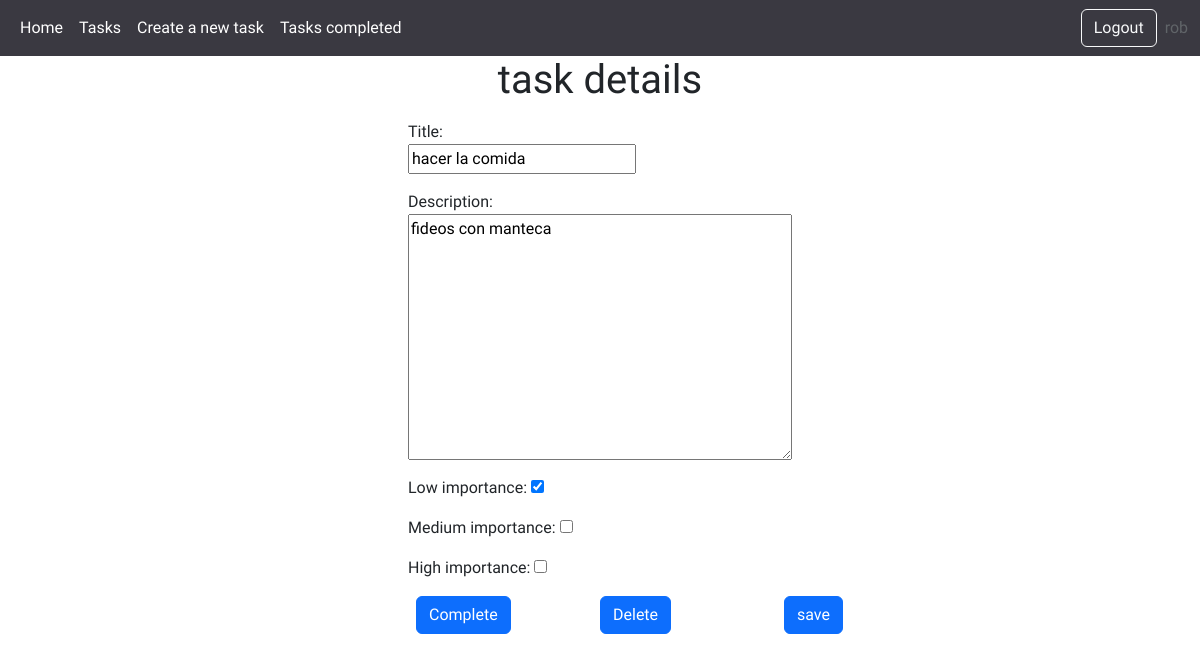
The page /task/16/ (signed in) on the database its author committed.
### tasks/models.py (models this page shows, shortened)
class Task(models.Model):
    title= models.CharField(max_length=200)
    description=models.TextField(max_length=1000)
    created= models.DateTimeField(auto_now_add=True)
    date_completed= models.DateTimeField(null= True, blank=True)
    Low_importance= models.BooleanField(default=False)
    medium_importance= models.BooleanField(default=False)
    high_importance=models.BooleanField(default=False)
    user= models.ForeignKey(User, on_delete=models.CASCADE)

### tasks/views.py (the view, shortened to what this page needs)
# urls.py: path('task/<int:task_id>/', views.task_detail, name= 'task_detail'),
@login_required
def task_detail(request, task_id):
   if request.method== 'GET':
        task= get_object_or_404(Task, pk=task_id, user=request.user)
        form= TaskForm(instance= task)
        return render(request, 'task_detail.html', {
            'task': task, 'form':form
        })

### tasks/forms.py
class TaskForm(ModelForm):
    class Meta:
        model= Task
        fields= ['title', 'description','Low_importance', 'medium_importance','high_importance']

### tasks/templates/task_detail.html (shortened to what this page needs)
{% extends 'base.html' %}
{% block content %}
<div class="d-flex justify-content-center">
<h1> task details</h1>
</div>
<div class="d-flex justify-content-center p-2">
    <div>
    <form action="" method='POST'>
        <div>
        {{form.as_p}}
        <div class="m-2 position-relative">
        <button class="btn btn-primary position-absolute top-50 start-100">save</button>
         </div>
    </form>
    <form action= "{% url 'task_complete' task.id %}" method='POST'>
        <div class="m-2 position-relative">
        <button class="btn btn-primary position-absolute top-0 start-80">
            Complete
        </button>
    </div>
    </form>
    <form action= "{% url 'task_delete' task.id %}" method='POST'>
        <div class="m-2 position-relative">
        <button class="btn btn-primary position-absolute top-0 start-50">
           Delete
        </button>
    </div>
    </form>
</div>
{% endblock %}

### tasks/templates/base.html (shortened to what this page needs)
{% load static %}
<!DOCTYPE html>
<html lang="en">
<head>
    <link rel="stylesheet" href="{% static 'main.css' %}">
    <link href="https://cdn.jsdelivr.net/npm/bootstrap@5.2.1/dist/css/bootstrap.min.css" rel="stylesheet">
</head>
<body>
      {% if user.is_authenticated %}
      <nav class="navbar navbar-expand-lg nav-online ">
        <div class="container-fluid ">
          <div class="collapse navbar-collapse" id="navbarText">
            <ul class="navbar-nav me-auto mb-2 mb-lg-0">
              <li class="nav-item">
                <a class="nav-link active link-online" aria-current="page" href="/">Home</a>
              </li>
              <li class="nav-item">
                <a class="nav-link active link-online" aria-current="page" href="/tasks/">Tasks</a>
              </li>
              <li class="nav-item">
                <a class="nav-link active link-online" aria-current="page" href="/task/create/">Create a new task</a>
              </li>
              <li class="nav-item">
                <a class="nav-link active link-online" aria-current="page" href="/task/ended/">Tasks completed</a>
              </li>
            </ul>
           <div class="d-flex" role="search">
              <a class="nav-link active me-2 link-online" aria-current="page" href="/logout/"> <button type="button" class="btn btn-outline-light">Logout</button> </a>
            </div>
            <div class="d-flex">
              <span class="user_active"> {{user}} </span>
            </div>
          </div>
        </div>
      </nav>
      {% endif %}
      {%block content%}
      {% endblock %}
</body>
</html>

### tasks/static/main.css (style rules this page uses)
* { text-decoration: none !important; list-style: none; font-family: 'Quicksand', sans-serif;; }
.link-offline, .link-online { color:white !important; }
.nav-online { background-color: rgba(14, 13, 23, 0.817)!important; }
.user_active { color: rgb(96, 100, 104); }
#id_title, #id_description { display: flex; justify-content: center; }

### rows shown on the page
Task: title "hacer la comida", description "fideos con manteca", Low_importance "☑"

### other values the page prints
{{ user }} "rob"
